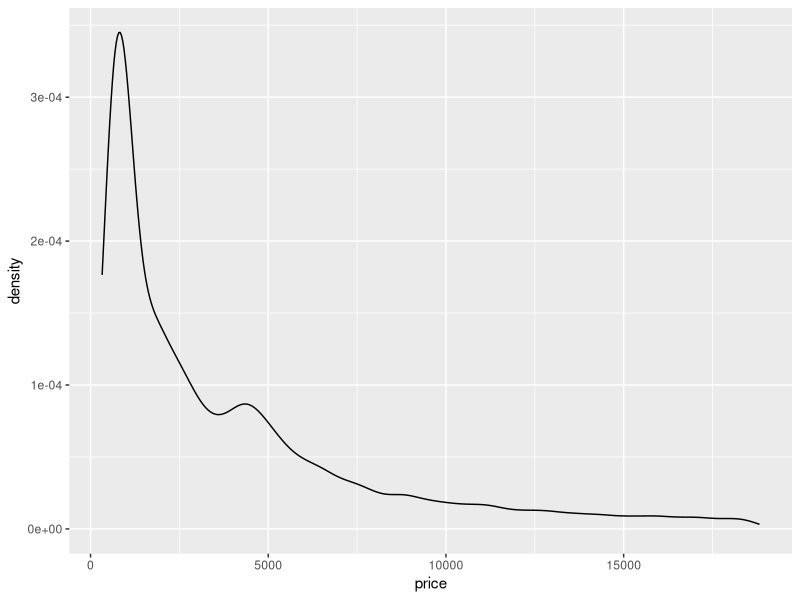
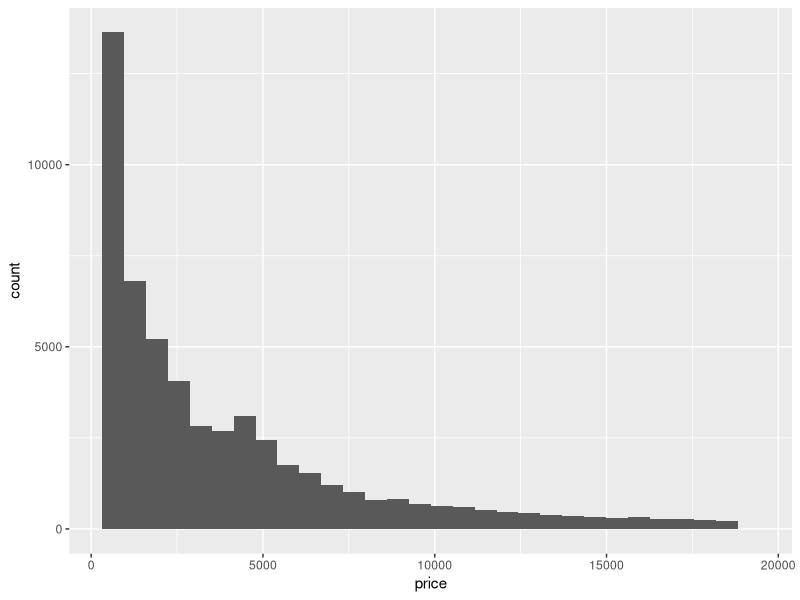
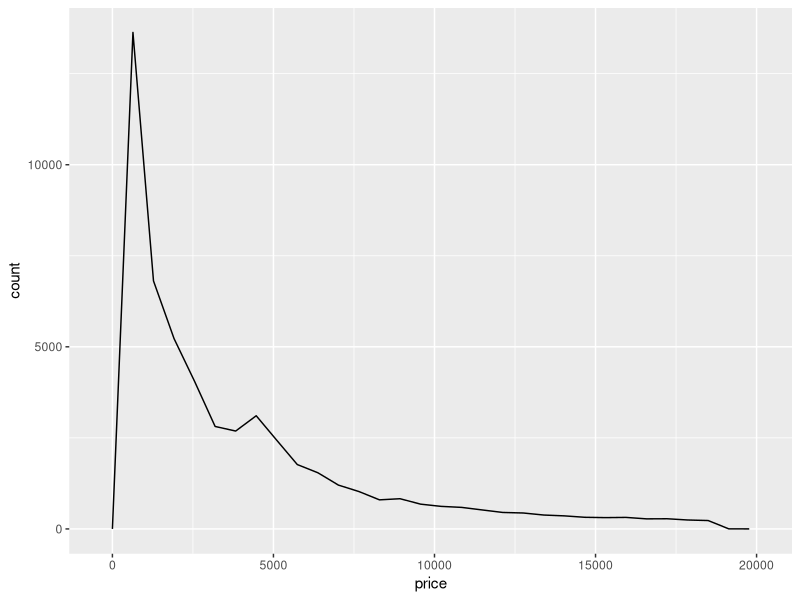
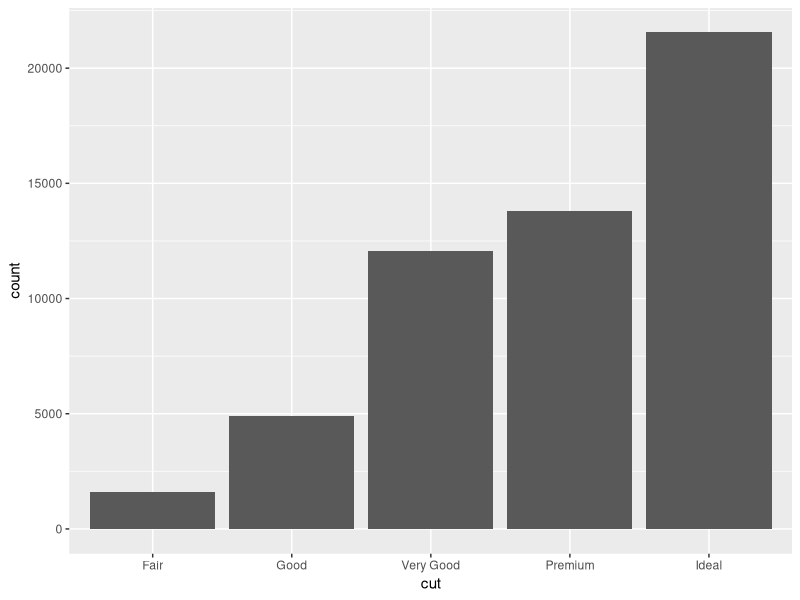
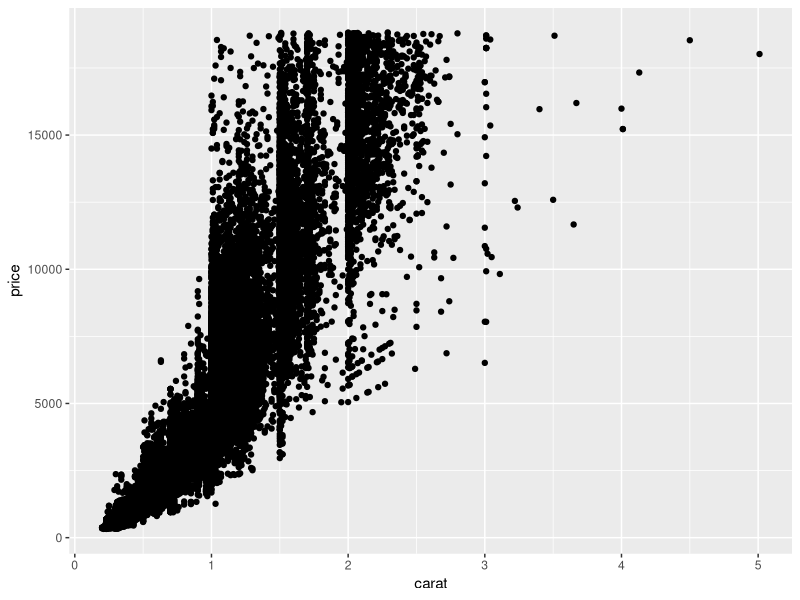
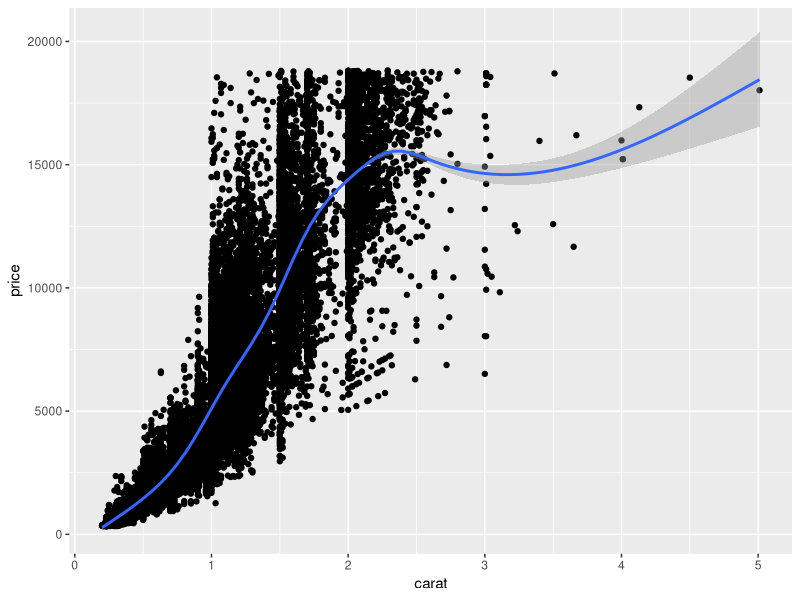
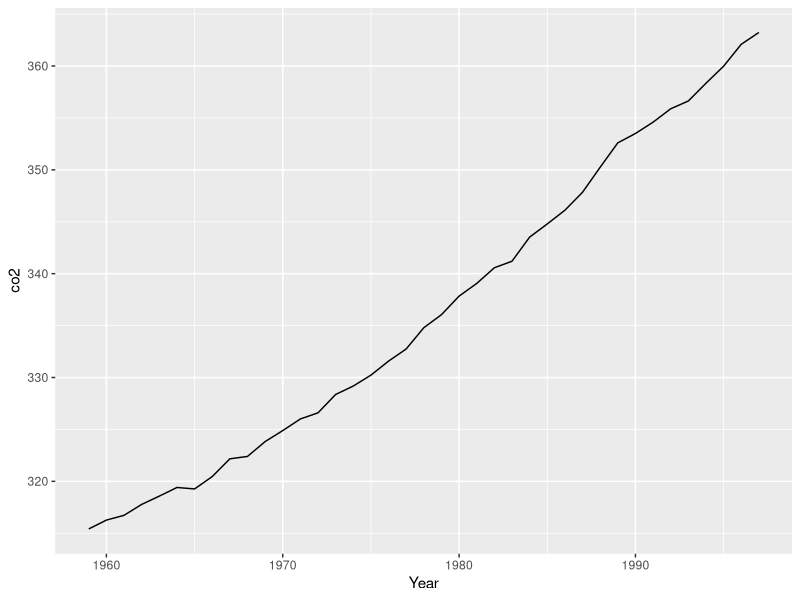
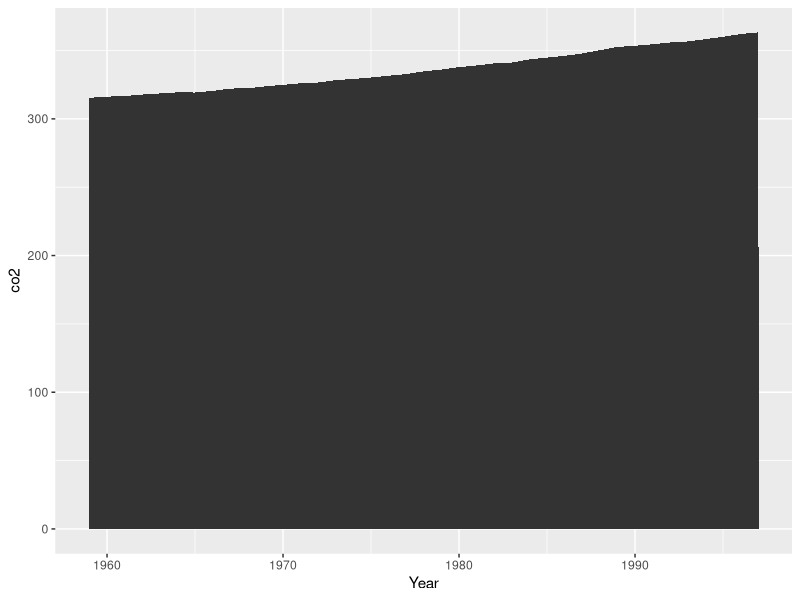

Here is the R script that generated these plots, in order:
library(dplyr)
library(ggplot2)
library(tidyr)
library(gridExtra)
library(patchwork)

data(diamonds)
data(co2)
# tidy co2 
co2 <- data.frame(Year = rep(1959:1997, each = 12),
                  Month = rep(format(ISOdate(2004,1:12,1),"%B"), 39),
                  co2 = as.numeric(co2))

# geometries
# geometries denoted by geom_xxx are the building blocks of ggplots

# common 1D geoms: geom_density, geom_histogram, geom_freqpoly, geom_bar
# common 2D geoms: geom_point, geom_line, geom_bar(stat = "identity")

### 1D geoms only need you to specify an "x" in the aesthetics

## geom_density
diamonds %>% 
  ggplot(aes(x = price)) + 
  geom_density()

## geom_histogram
diamonds %>% 
  ggplot(aes(x = price)) + 
  geom_histogram()

## geom_freqpoly
diamonds %>% 
  ggplot(aes(x = price)) + 
  geom_freqpoly()

## additional parameters control smoothing (see ?geom_xxx)

# EXERCISE: adapt each of the plots above so that the densities/histograms are 
# either "smoother" or "rougher". Choose an appropriate amount of smoothing.

## geom_bar

# default behaviour for geom_bar is to count stuff, so 1D
diamonds %>% ggplot(aes(x = cut)) + 
  geom_bar()

### 2D geoms need x and y in aes

## geom_point

diamonds %>% ggplot(aes(x = carat, y = price)) + 
  geom_point()

# often nice to add a smooth line of best fit with geom_smooth, which
# uses generalised additive models (gams) by default, covered in later
# courses
diamonds %>% ggplot(aes(x = carat, y = price)) + 
  geom_point() + 
  geom_smooth()

# EXERCISE: adapt the code you just used to fit a straight line rather than a smooth

## geom_line

co2 %>% filter(Month == "January") %>%
  ggplot(aes(x = Year, y = co2)) + 
  geom_line()

# EXERCISE: show lines for all 12 months on the plot (a) by using fill or colour, 
# (b) without using fill or colour

# EXERCISE: flip Month and Year around so that each line represents a Year, and the 
# Month is on the x-axis

## geom_area

# just fills in area under a geom_line
co2 %>% filter(Month == "January") %>%
  ggplot(aes(x = Year, y = co2)) + 
  geom_area()

## geom_bar

# with (stat = "identity") plots x and y directly, no counts
diamonds %>% group_by(cut) %>% summarize(meanprice = mean(price)) %>%
  ggplot(aes(x = cut, y = meanprice)) + 
  geom_bar(stat = "identity")

### discretising continuous variables

## ggplot provides 3 helper functions:
# cut_interval: divides data into fixed number of bins
# cut_width: divides data into bins of fixed width
# cut_number: divides data into n bins each containing (approximately) the same number of points

diamonds %>%
  ggplot(aes(x = cut_interval(price, n = 5))) + 
  geom_bar()

diamonds %>%
  ggplot(aes(x = cut_width(price, width = 5000))) + 
  geom_bar()

diamonds %>%
  ggplot(aes(x = cut_number(price, n = 5))) + 
  geom_bar()

# these are especially useful when grouping/faceting on continuous variables

# EXERCISE: Display the distribution of price conditional on cut and carat. 
# Try facetting by cut and grouping by carat. Try facetting by carat and grouping by cut. 
# Which do you prefer?

# EXERCISE: Compare the relationship between price and carat for each colour.
# What makes it hard to compare the groups? Is grouping better or facetting? 
# If you use facetting, what annotation might you add to make it easier to see 
# the differences between panels?

### Labels (labs)

## sets text for axis labels and title
## NOT the appearance of the text, that's a "theme" (next)

co2 %>% filter(Month == "January") %>%
  ggplot(aes(x = Year, y = co2)) + 
  geom_line() +
  labs(x = "Year", y = "C02 level (PPM)", 
       title = "Increasing atmospheric concentrations of CO2", 
       subtitle = "Values for February, March and April of 1964 obtained by interpolation")

# nice to have CO2 with a subscript on the "2"
co2 %>% filter(Month == "January") %>%
  ggplot(aes(x = Year, y = co2)) + 
  geom_line() +
  labs(x = "Year", y = expression(paste(CO[2]," level")), 
       title = expression(paste("Increasing atmospheric concentrations of ", CO[2])), 
       subtitle = "Values for February, March and April of 1964 obtained by interpolation")

### Themes

## fine-scale control and polishing

# loads of options
?theme

# make a plot
pp <- diamonds %>% sample_n(1000) %>%
  ggplot(aes(x = carat, y = price)) + 
  geom_point()
pp 

# change the background colour
pp + 
  theme(panel.background = element_rect(fill = "red"))

# that's too dark, add some transparency
pp + 
  theme(panel.background = element_rect(fill = alpha('red', 0.2)))

# change axis text 
pp + 
  theme(axis.text = element_text(colour = "red", size = rel(1.5)))

# change axis labels text 
pp + 
  theme(axis.title = element_text(colour = "red", size = rel(1.5)))

# can also add transparency to axis labels (not a good idea here) 
pp + 
  theme(axis.title = element_text(colour = alpha('red', 0.2), size = rel(1.5)))

# arrows on the axes
pp + 
  theme(axis.line = element_line(arrow = arrow()))

# even finer control... changes look of arrow heads
pp + 
  theme(axis.line = element_line(arrow = arrow(angle = 20, length = unit(0.1, "inches"))))

# grid lines
pp +
  theme(panel.grid.major = element_line(colour = "red"),
        panel.grid.minor = element_line(colour = "orange"))

pp +
  theme(panel.grid.major = element_line(colour = "red", size = 1),
        panel.grid.minor = element_line(colour = "orange", size = 1))

# spacing between gridlines isn't a theme setting, its in "scale_"
pp +
  theme(panel.grid.major = element_line(colour = "red"),
        panel.grid.minor = element_line(colour = "orange")) +
  scale_x_continuous(breaks = seq(from = 0, to = 3, by = 0.5),
                     minor_breaks = seq(from = 0, to = 3, by = 0.1))

# same for y axis
pp +
  theme(panel.grid.major = element_line(colour = "red"),
        panel.grid.minor = element_line(colour = "orange")) +
  scale_y_continuous(breaks = seq(from = 0, to = 20000, by = 10000),
                     minor_breaks = seq(from = 0, to = 20000, by = 500))

# can also set manual axis text at tickmarks
pp +
  scale_y_continuous(breaks = seq(from = 0, to = 20000, by = 5000),
                     labels = c("R0", "R5,000", "R10,000", "R15,000", "R20,000"))

# longer axis ticks
pp +
  scale_y_continuous(breaks = seq(from = 0, to = 20000, by = 5000),
                     labels = c("R0", "R5,000", "R10,000", "R15,000", "R20,000")) +
  theme(axis.ticks.length=unit(.25, "cm"))

# put it all together
pp + 
  labs(x = "Weight of diamond (carats)", y = "Price of diamond (USD)") +
  theme(panel.background = element_rect(fill = alpha('red', 0.2)),
        axis.text = element_text(colour = "red", size = rel(1.5)),
        axis.title = element_text(colour = "red", size = rel(1.5)))


# EXERCISE: choose any of the plots you've made and add axis labels, title, and 
# subtitle

# EXERCISE: Improve the plot below by adding appropriate axis labels, 
# rotating the x axis text so that it is vertical, and change
# the axis text so that it does not include numbers in scientific notation

diamonds %>%
  ggplot(aes(x = cut_interval(price, n = 5))) + 
  geom_bar()

# EXERCISE: Use geom_label to add a label to the plot below that identifies 
# the diamond with the largest value-per-carat. Bonus: make the labelling 
# "automatic" so that it still works if you resample another 10 diamonds 
# (make the label's location dynamic, rather than at a fixed (x,y) location)

diamonds %>% sample_n(10) %>%
  ggplot(aes(x = carat, y = price)) + 
  geom_point()

### Adding geoms from different datasets

# Task: make a figure that shows the CO2 concentration over time for a
# specific month as a line (like done above), and then on top of that
# plots the mean CO2 concentrations over time (i.e. averages over all
# months) as a bar graph

co2mean <- co2 %>% group_by(Year) %>% summarize(mean_co2 = mean(co2))

co2 %>% filter(Month == "June") %>%
  ggplot(aes(x = Year, y = co2)) + 
  geom_bar(data = co2mean, aes(x = Year, y = mean_co2),
           stat = "identity", alpha = 0.4) + 
  geom_line(colour = "red")

# limiting the range on the y-axis
co2 %>% filter(Month == "June") %>%
  ggplot(aes(x = Year, y = co2)) + 
  geom_bar(data = co2mean, aes(x = Year, y = mean_co2),
           stat = "identity", alpha = 0.4) + 
  geom_line(colour = "red") +
  ylim(c(300, 400))

# can't use ylim, drops the observations, need "coord_cartesian"
co2 %>% filter(Month == "June") %>%
  ggplot(aes(x = Year, y = co2)) + 
  geom_bar(data = co2mean, aes(x = Year, y = mean_co2),
           stat = "identity", alpha = 0.4) + 
  geom_line(colour = "red") +
  coord_cartesian(ylim = c(300, 375))

# this is probably a better plot
co2 %>% filter(Month == "June") %>%
  ggplot(aes(x = Year, y = co2)) + 
  geom_line(data = co2mean, aes(x = Year, y = mean_co2)) + 
  geom_line(colour = "red") 

### Showing multiple plots

# Make a few plots
p1 <- diamonds %>% ggplot(aes(x = price)) + geom_density() + ggtitle("Default")
p2 <- diamonds %>% ggplot(aes(x = price)) + geom_density(adjust = 0.5) + ggtitle("Wiggly")
p3 <- diamonds %>% ggplot(aes(x = price)) + geom_density(adjust = 5) + ggtitle("Smooth")
p4 <- diamonds %>% ggplot(aes(x = price)) + geom_histogram() + ggtitle("Histogram")

# layout with gridExtra package
grid.arrange(p1, p2, p3, p4, nrow = 1)
grid.arrange(p1, p2, p3, p4, nrow = 2)
grid.arrange(p1, p2, p3, layout_matrix = matrix(c(1,2,1,3), nrow = 2))
grid.arrange(p1, p2, p3, layout_matrix = matrix(c(1,1,2,3), nrow = 2))

# layout with patchwork package
p1 + p2 
p1 + p2 + p3 + plot_layout(ncol = 3)
p1 + p2 + p3 + plot_layout(ncol = 3, widths = c(2, 1, 1))

# nesting plots
p1 + { p2 + p3 } + plot_layout(ncol = 2)
p1 + { p2 + { p3 + p4 } } + plot_layout(ncol = 1)

# various operators for manipulating layout (-, /, |)
p1 + p2 - p3 + plot_layout(ncol=1)
p1 + p2 - p3 - p4 + plot_layout(ncol=1)
p1 + p2 - p3 + p4 + plot_layout(ncol=1)
p1 + p2 - (p3 + p4) + plot_layout(ncol=1)
p1 + p2 - (p3 + p4 + p1) + plot_layout(ncol=1)

(p1 | p2 | p3) / p4
p4 / (p1 | p2 | p3)

# saving your plots
p_all <- p1 + p2 + p3 + p4 + plot_layout(ncol = 4)
ggsave(p_all, file = "myplot.png", width = 9, height = 3, dpi = 400)
